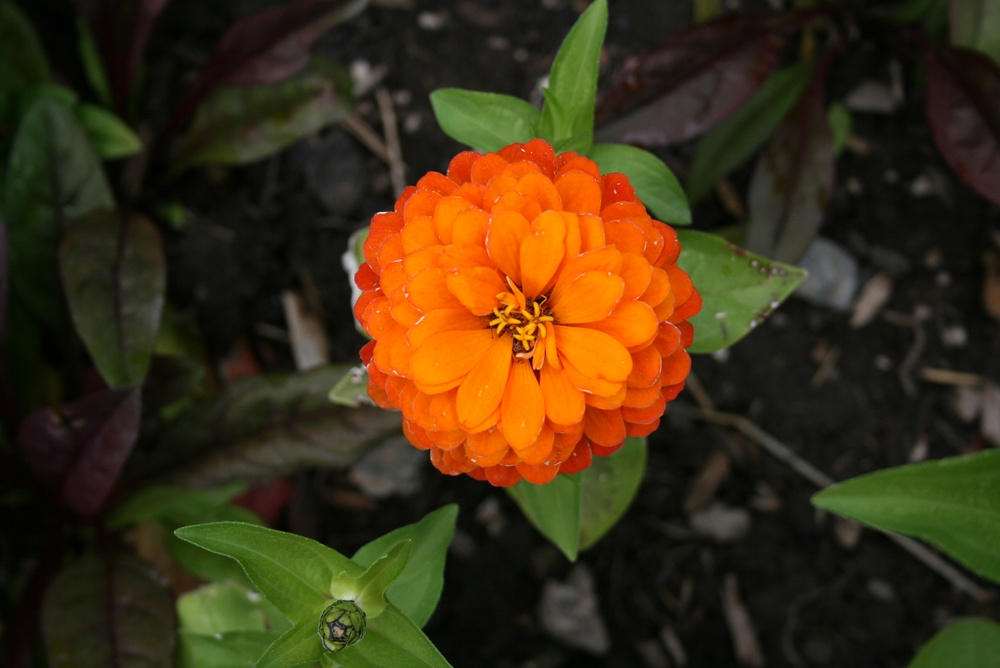
%> input picture VisionPyschophysics/ColorVision/OrangeFlower.jpg, 1000 x 668 px, shrunk from 2816 x 1880 before the run
$ octave --eval "processColorImages('OrangeFlower.jpg');"   (GNU Octave 9; MATLAB toolbox functions it lacks are replaced by stand-ins)
%> lines starting %> are read from the running program, lines starting %| are printed output that depends on the picture
%> in processColorImages, rgbBaseImage is the input picture: size 668x1000x3 uint8; mean R, G, B 63.1, 47.8, 20.9
### VisionPyschophysics/ColorVision/sRGB2LMS.m
function [sRGBLMSimg] =  sRGB2LMS(sRGBfile)
% convert JPEG sRGB image to LMS and save LMS channels in a JPEG sRGB image file
% created 9/30/14 jaf

% read the sRGB image
%sRGBimg = imread(sRGBfile,'jpg');

% instead of reading the file in, take in a 3D matrix
sRGBimg = sRGBfile;

% convert sRGB 0-255 to sRGB 0-1
sRGBimg = double(sRGBimg)./255;

imgsize = size(sRGBimg);
%> imgsize = [668 1000 3]

% reshape sRGB image to sRGB pixel vector
sRGB = reshape(sRGBimg,imgsize(1)*imgsize(2),imgsize(3))';

% linearize the sRGB pixels (i.e. invert the 2.2 gamma)
sRGB=(sRGB./12.92).*(sRGB<=0.03928)+((sRGB+0.055)./1.055).^2.4.*(sRGB>0.03928);

% convert linearized sRGB 0-1 to XYZ 0-1
sRGB2XYZ=[0.4124 0.3576 0.1805;0.2126 0.7152 0.0722;0.0193 0.1192 0.9505];
XYZ = min(max(sRGB2XYZ * sRGB,0),1);

% convert XYZ 0-1 pixels to LMS 0-1
XYZ2LMS = [0.7328, 0.4296, -0.1624;-0.7036, 1.6975, 0.0061; 0.0030, 0.0136, 0.9834];
LMS = min(max(XYZ2LMS * XYZ,0),1);

% apply sRGB 2.2 gamma to the LMS values
sRGBLMS = (LMS.*12.92).*(LMS<=0.0031308) + ((1.055.*LMS).^(1/2.4)-0.055).*(LMS>0.0031308);
sRGBLMS = min(max(sRGBLMS,0),1);

% reshape sRGBLMS pixel vector back into an image
sRGBLMSimg = reshape(sRGBLMS',imgsize);

sRGBLMSimg = uint8(sRGBLMSimg.*255);
%> sRGBLMSimg: size 668x1000x3 uint8

### VisionPyschophysics/ColorVision/saveOutLMS.m
function saveOutLMS(rgbImageInName, outFilePrefix)
    % The argument rgbImageIn is an image
    % .. with 3 channels of color data.
    % The argument outFilePrefix is a string
    % .. to be used as part of the output file name

    % Convert imageIn into LMS using RGB2LMS function
    LMSImg = sRGB2LMS(rgbImageInName);

    % Save the S M and L components of the image into 3 grayscale images
    % => filePrefix+"-S.png", filePrefix+"-M.png", filePrefix+"-L.png"
    imwrite(LMSImg(:, :, 1), strcat(outFilePrefix, '-L.png'), 'png');
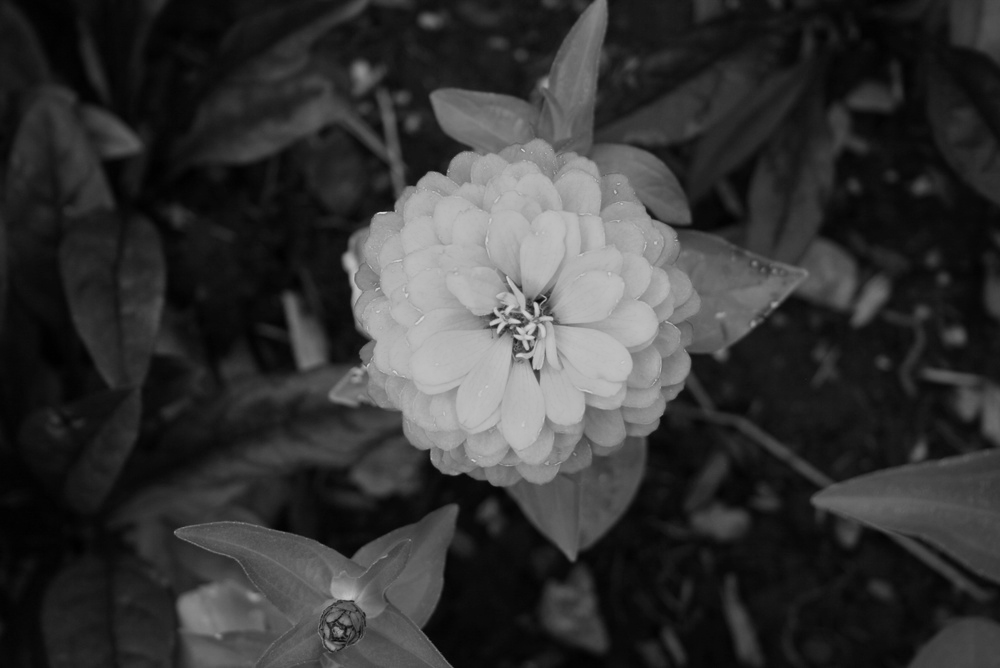
%> saved as OrangeFlowerRGB-L.png: size 668x1000 uint8; min 0, max 211, mean 53.2
    imwrite(LMSImg(:, :, 2), strcat(outFilePrefix, '-M.png'), 'png');
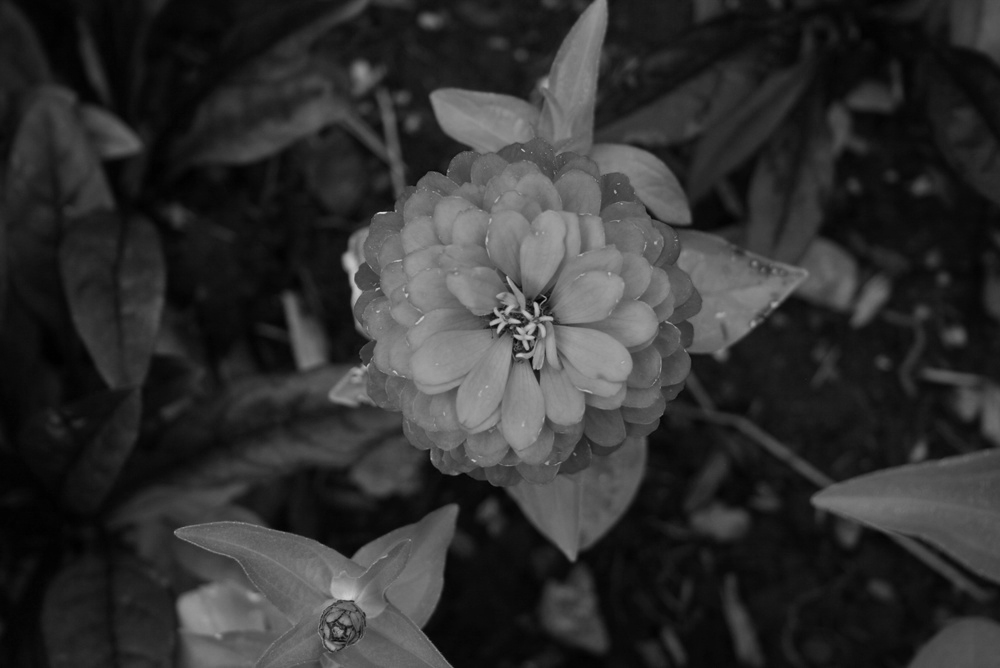
%> saved as OrangeFlowerRGB-M.png: size 668x1000 uint8; min 0, max 213, mean 48.9
    imwrite(LMSImg(:, :, 3), strcat(outFilePrefix, '-S.png'), 'png');
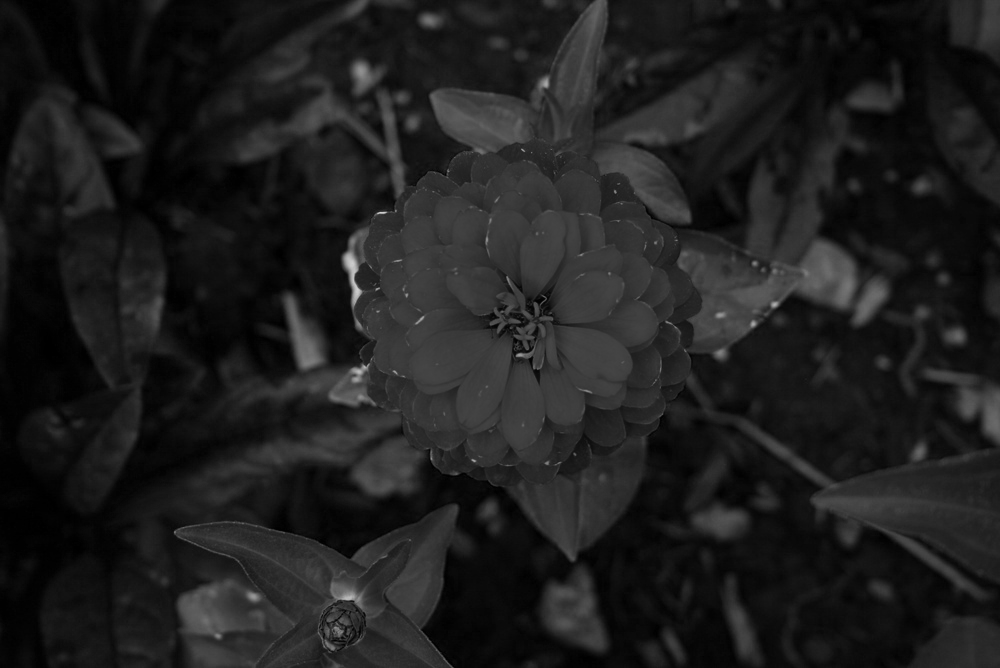
%> saved as OrangeFlowerRGB-S.png: size 668x1000 uint8; min 0, max 210, mean 30.3

end

### VisionPyschophysics/ColorVision/rgbToNegative.m
function negImage = rgbToNegative(rgbImageIn, outFilePrefix)
%> called with outFilePrefix = 'OrangeFlower'
    % The argument rgbImageIn is an RGB formatted image
    % The argument outFilePrefix is a string
    % .. to be used as part of the output file name
    % This function should RETURN the color negative of your RGB image.

    % calculate the negative of the RGB image
    negImage = 255 - rgbImageIn;
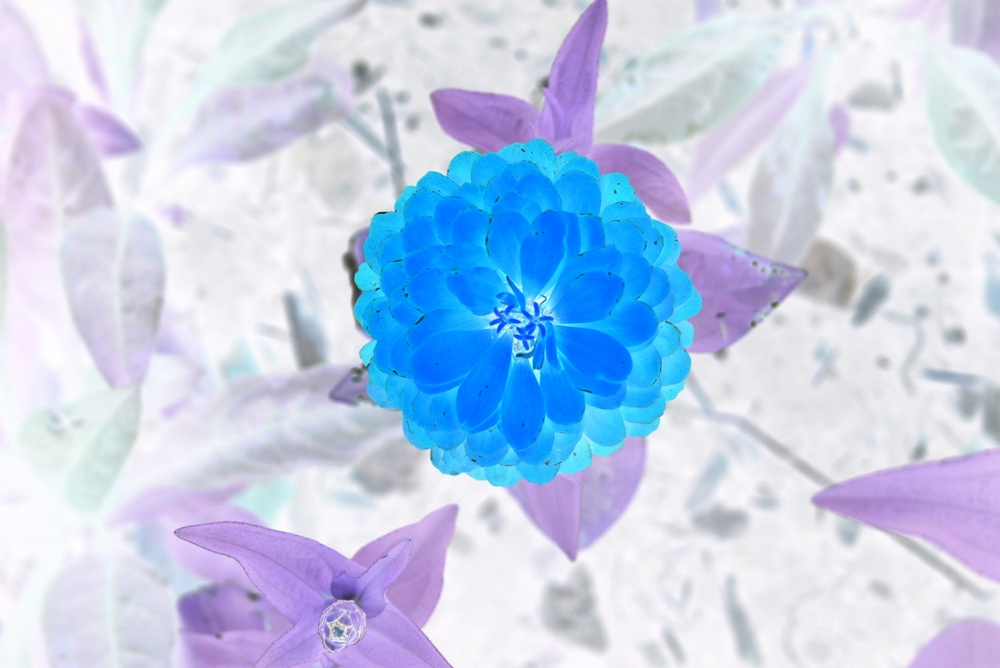
%> negImage: size 668x1000x3 uint8; mean R, G, B 191.9, 207.2, 234.1

    % save out the negative image
    % => outFilePrefix+"-Negative.png"
    imwrite(negImage, strcat(outFilePrefix, '-Negative.png'), 'png');

    % return the negative image
end

### VisionPyschophysics/ColorVision/processColorImages.m
function processColorImages(rgbImageFileName)
    % The argument rgbImageFileName is a string

    % split the filename up
    [~, name, ~] = fileparts(rgbImageFileName);

    % Load the image
        % result should be saved to <rgbBaseImage>
    rgbBaseImage = imread(rgbImageFileName);

    % call saveOutLMS
        % arg 1 should be <rgbBaseImage>
        % arg 2 should be <rgbImageFileName> + 'RGB'
    saveOutLMS(rgbBaseImage, strcat(name, 'RGB'));

    % call invertRGBImage
        % arg 1 should be <rgbBaseImage>
        % arg 2 should be <rgbImageFileName>
        % result should be saved to <negativeImage>
    negativeImage = rgbToNegative(rgbBaseImage, name);

    % call saveOutLMS
        % arg 1 should be <negativeImage>
        % arg 2 should be <rgbImageFileName> + 'Negative'
    saveOutLMS(negativeImage, strcat(name, 'Negative'));
%> call 2 of saveOutLMS, with outFilePrefix = 'OrangeFlowerNegative'
%> in sRGB2LMS (call 2), `sRGBLMSimg = reshape(sRGBLMS',imgsize);`:
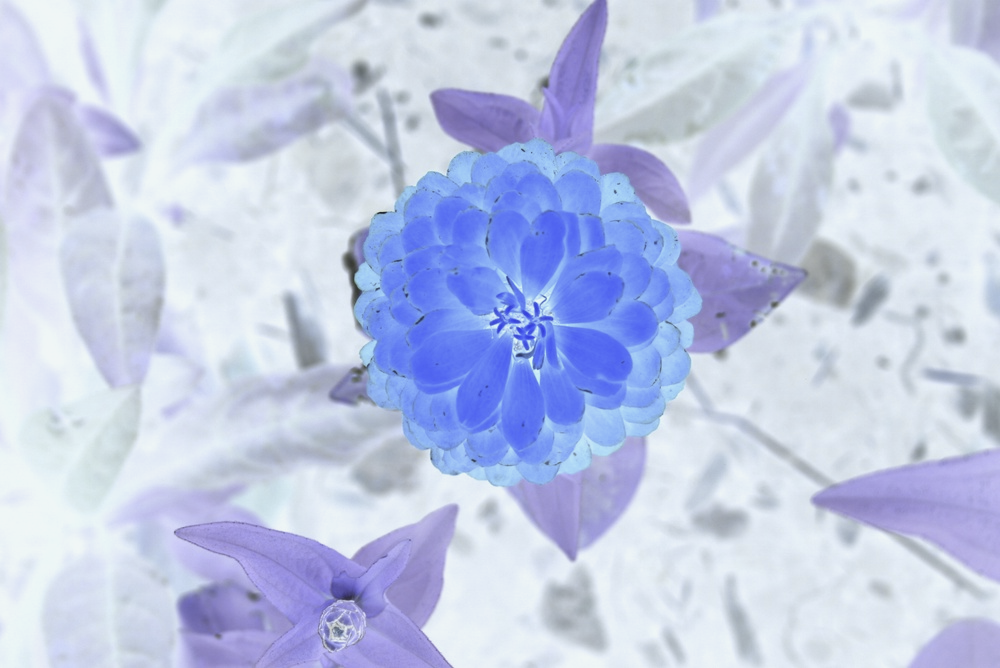
%> sRGBLMSimg: size 668x1000x3 double; mean R, G, B 0.758, 0.797, 0.906
%> in saveOutLMS (call 2), `imwrite(LMSImg(:, :, 2), strcat(outFilePrefix, '-M.png'), 'png');`:
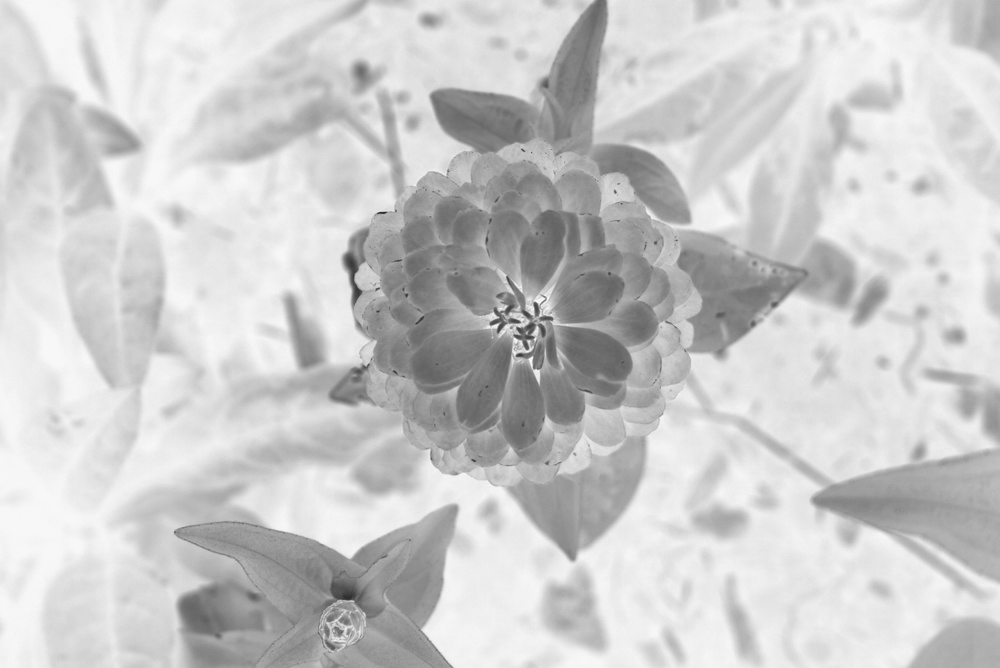
%> saved as OrangeFlowerNegative-M.png: size 668x1000 uint8; min 38, max 247, mean 203.2
%> in saveOutLMS (call 2), `imwrite(LMSImg(:, :, 3), strcat(outFilePrefix, '-S.png'), 'png');`:
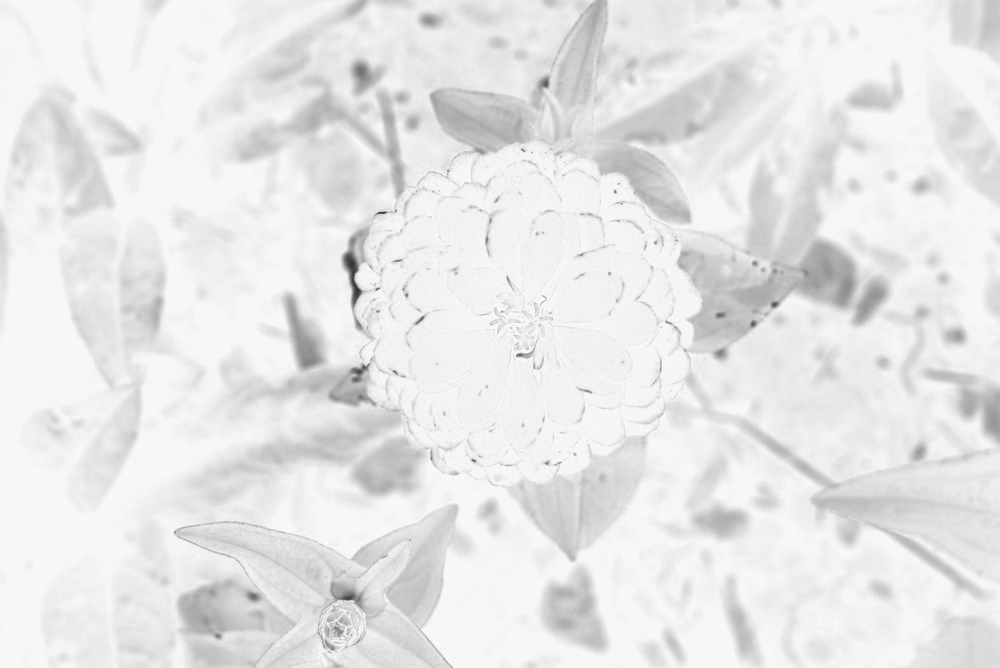
%> saved as OrangeFlowerNegative-S.png: size 668x1000 uint8; min 46, max 247, mean 231.2
end
